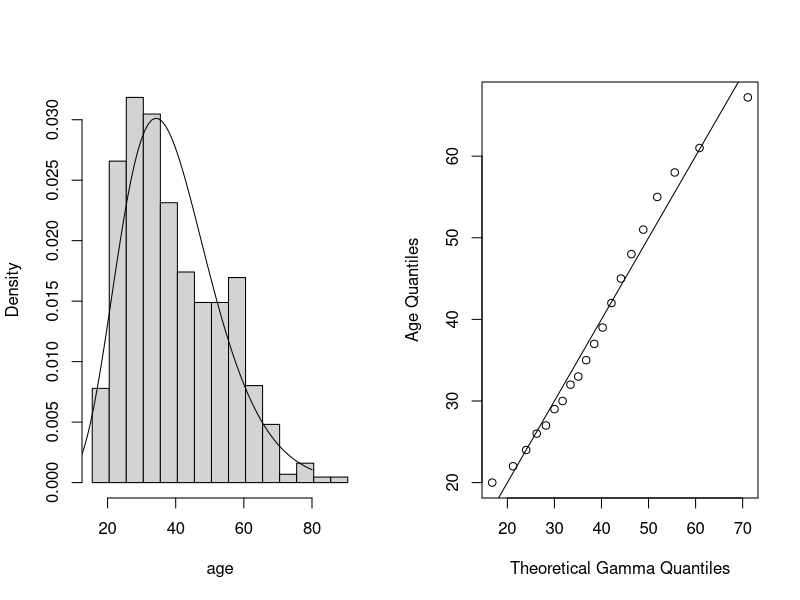
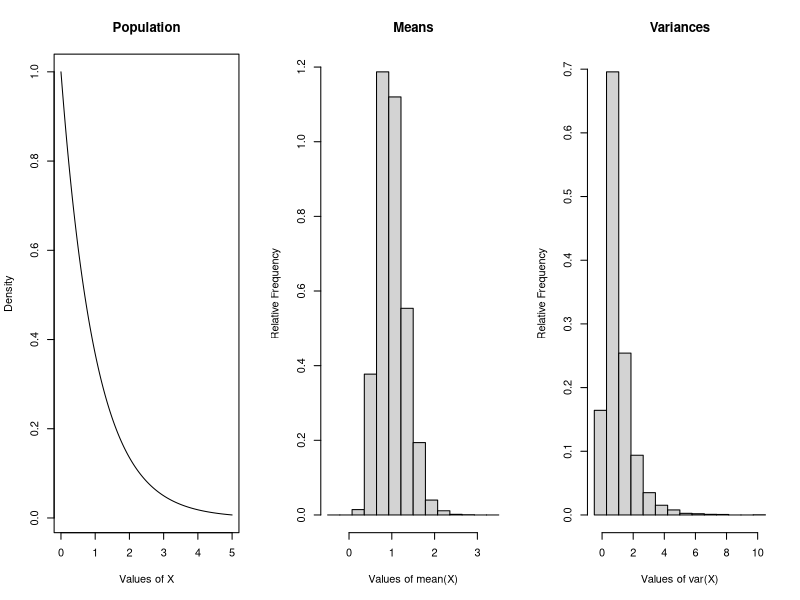
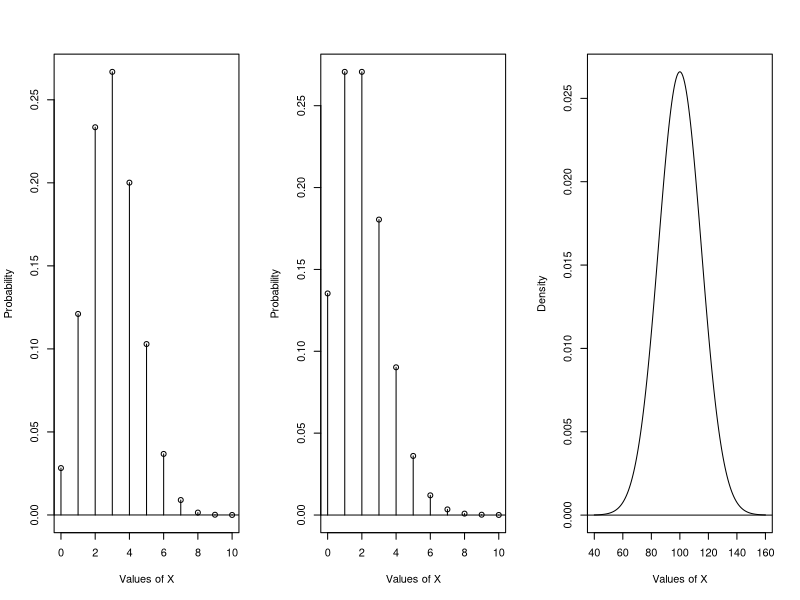
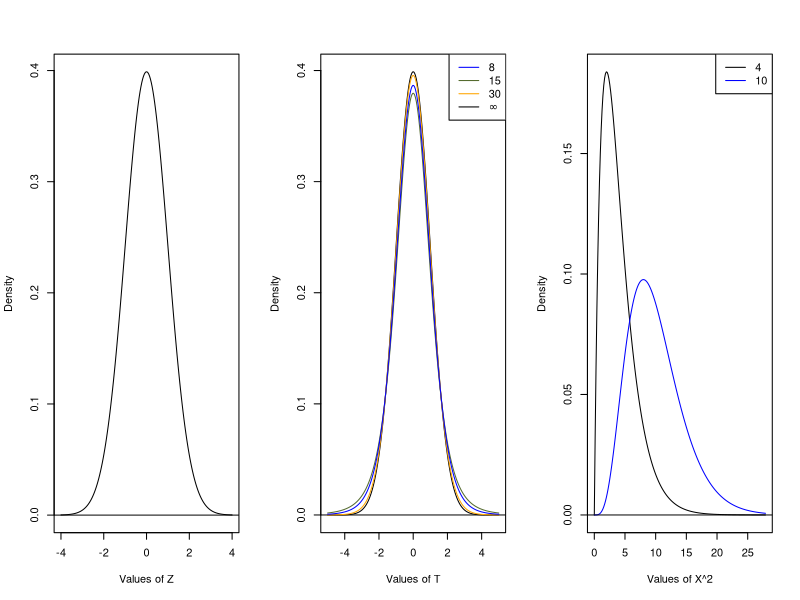
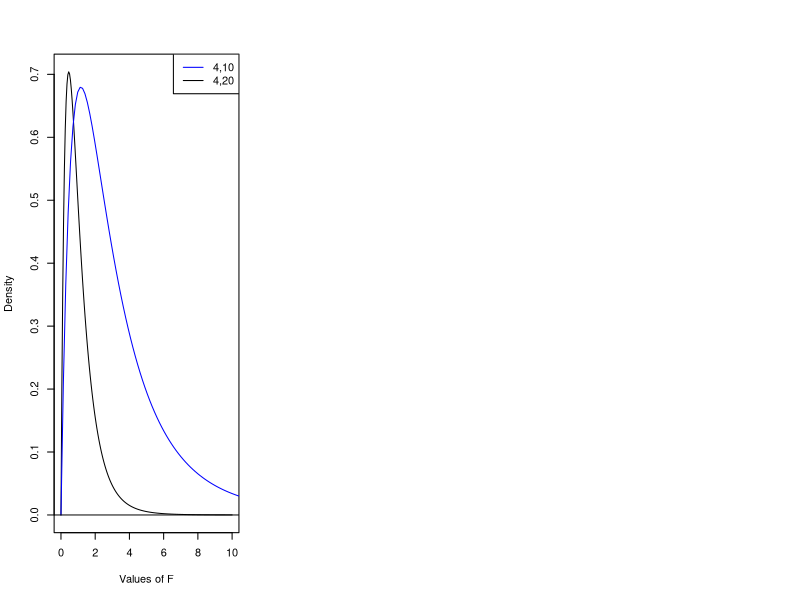

The R script that drew these images, in order:
# QQ Plot

data <- read.csv("GSS_1980.csv",header=TRUE)
age <- data$AGE # Age is positive and positively skewed

# Pick good values for a and k (gamma parameters)
a <- mean(age)/var(age)
k <- mean(age)^2/var(age)

obs <- quantile(age,seq(.025,.975,by=.05)) # Data quantiles
theory <- qgamma(seq(.025,.975,by=.05),k,a) # Gamma quantiles

# Contrast data histogram with gamma histogram
par(mfrow=c(1,2))
hist(age,freq=FALSE,breaks=seq(15.5,90.5,by=5),
     xlab="age",ylab="Density",main="")
lines(0:80,dgamma(0:80,k,a))

# Construct QQ plot
plot(theory,obs,type="p",ylab="Age Quantiles",xlab="Theoretical Gamma Quantiles")
abline(0,1)

# Sampling Distributions of the Mean and Variance
# Draw samples from an Exp(1) population
bignum <- 10000
N <- 10
means <- vector()
vars <- vector()

for (i in 1:bignum) {
  X <- rexp(N) # Draw a random sample of size N
  means[i] <- mean(X)
  vars[i] <- var(X)
}

par(mfrow=c(1,3))

plot(seq(0,5,length=200),dexp(seq(0,5,length=200)),
     type ='l',xlab = "Values of X",ylab="Density",main="Population")

hist(means,breaks=seq(-.5,round(max(means))+.5,length=15),freq=FALSE,
     ylab="Relative Frequency",xlab="Values of mean(X)",main="Means")

hist(vars,breaks=seq(-.5,round(max(vars))+.5,length=15),freq=FALSE,
     ylab="Relative Frequency",xlab="Values of var(X)",
     main="Variances")


# Figures for CLT.pdf
# Binomial Probability Function

N <- 10
p <- .3
x <- 0:10

plot(x,dbinom(x,N,p),type="p",xlab="Values of X",ylab="Probability")
segments(x0=x,y0=0,x1=x,y1=dbinom(x,N,p))
abline(h=0)


# Poisson Probability Function

lambda <- 2
x <- 0:10

plot(x,dpois(x,lambda),type="p",xlab="Values of X",ylab="Probability")
segments(x0=x,y0=0,x1=x,y1=dpois(x,lambda))
abline(h=0)

# Normal Density function

mu <- 100
sigma <- 15
x <- seq(mu - 4*sigma,mu+4*sigma,length=200)

plot(x,dnorm(x,mu,sigma),type="l",xlab="Values of X",ylab="Density")
abline(h=0)

z <- (x - mu)/sigma
plot(z,dnorm(z,0,1),type="l",xlab="Values of Z",ylab="Density")
abline(h=0)

# Student's t

t <- seq(-5,5,length=200)
nu.1 <- 8
nu.2 <- 5
nu.3 <- 30

plot(t,dnorm(t),type="l",xlab="Values of T",ylab="Density",col='black')
abline(h=0)
lines(t,dt(t,nu.2),col='darkolivegreen')
lines(t,dt(t,nu.3),col='orange')
lines(t,dt(t,nu.1),col='blue')
legend("topright",legend=c("8","15","30",expression(infinity)),
       lty=1,col=c("blue","darkolivegreen","orange","black"))

# chi-squared

nu.1 <- 4
nu.2 <- 10
x <- seq(0,nu.2 + 4*sqrt(2*nu.2),length=200)

plot(x,dchisq(x,nu.1),type="l",xlab=paste("Values of ",expression(X^2),sep=''),
     ylab="Density",col='black')
lines(x,dchisq(x,nu.2),col="blue")
abline(h=0)
legend("topright",legend=c("4","10"),
       lty=1,col=c("black","blue"))


# F

num.1 <- 4
num.2 <- 4
den.1 <- 10
den.2 <- 20

f <- seq(0,10,length=200)

plot(f,df(f,num.2,den.2),type="l",xlab="Values of F",
     ylab="Density",col='black')
lines(x,df(f,num.1,den.1),col="blue")
abline(h=0)
legend("topright",legend=c("4,10","4,20"),
       lty=1,col=c("blue","black"))
